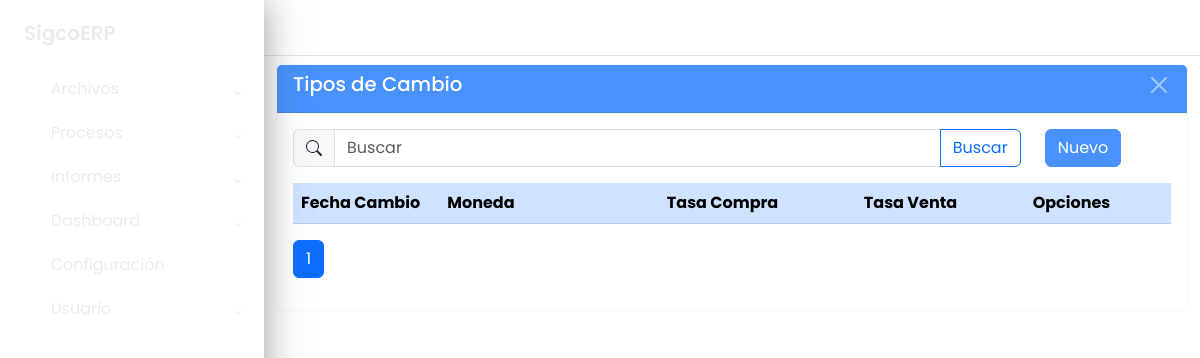
/maestros/tipo_cambio/listar/, run on an earlier commit of the app's database.
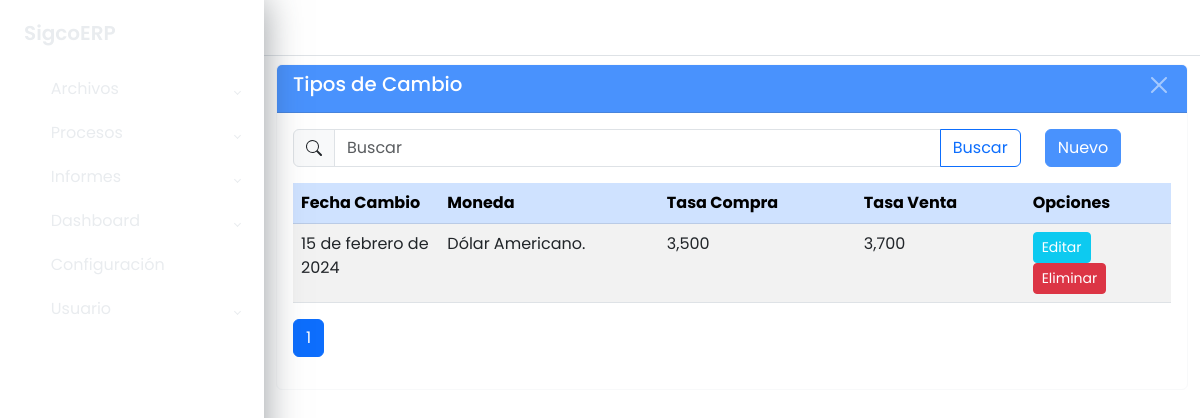
And on a later commit of the database.
### apps/maestros/models/models_base.py (models this page shows, shortened)
class TipoCambio(ModeloBaseGenerico):
	id_tipo_cambio = models.AutoField(primary_key=True)
	id_moneda = models.ForeignKey(Moneda, on_delete=models.PROTECT,
								  null=True, blank=True)
	fecha_cambio = models.DateField(null=True, blank=True)
	tasa_compra = models.DecimalField(max_digits=14, decimal_places=3,
									  null=True, blank=True)
	tasa_venta = models.DecimalField(max_digits=14, decimal_places=3,
									 null=True, blank=True)
	class Meta:
		db_table = 'sgc_tipo_cambio'
		verbose_name = ('Tipo de Cambio')
		verbose_name_plural = ('Tipos de Cambio')
		ordering = ['fecha_cambio', 'id_moneda__nombre_moneda']

class Moneda(ModeloBaseGenerico):
	id_moneda = models.AutoField(primary_key=True)
	nombre_moneda = models.CharField("Nombre Moneda", max_length=20,
									 null=True, blank=True)
	simbolo_moneda = models.CharField("Símbolo Moneda", max_length=5,
									  null=True, blank=True)
	descripcion_moneda = models.CharField("Descripción", max_length=50,
										  null=True, blank=True)
	class Meta:
		db_table = 'sgc_moneda'
		verbose_name = ('Moneda')
		verbose_name_plural = ('Monedas')
		ordering = ['nombre_moneda']

### apps/maestros/views/tipo_cambio_views.py (the view)
class TipoCambioListView(GenericListView):
	model = modelo
	context_object_name = 'datos'
	template_name = f"maestros/{url_list}.html"
	cadena_filtro = "Q(id_moneda__nombre_moneda__icontains=text)"
	extra_context = {
		"titulo": model._meta.verbose_name_plural,
		"url_inicio": url_home,
		"url_create": url_create,
		"url_update": url_update,
		"url_delete": url_delete
	}

### apps/maestros/views/cruds_views_generics.py (called while the page is built)
    def get_queryset(self):
        queryset = super().get_queryset()
        text = self.request.GET.get('buscar', '')
        if text and self.cadena_filtro:
            queryset = queryset.filter(eval(self.cadena_filtro))
        return queryset

    def get_context_data(self, **kwargs):
        context = super().get_context_data(**kwargs)
        context["buscar"] = self.request.GET.get('buscar', '')
        return context

### apps/maestros/templates/maestros/tipo_cambio_list.html (shortened to what this page needs)
{% extends 'base.html' %}
{% block main %}
	<div class="wrapper">
		{% block sidebar %}
			{% include 'sidebar.html' %}
		{% endblock sidebar %}
		{% block maincomponent %}
			<div class="main">
				{% block buttonsidebartoggle %}
					{% include 'buttonsidebartoggle.html' %}
				{% endblock buttonsidebartoggle %}
				{% block principalcomponent %}
					<div class="container-fluid">
						<div class="card border-light mb-3 mt-2">
							<div class="card-header text-white bg-primary opacity-75 d-flex
									justify-content-between">
								<h3>{{ titulo }}</h3>
								<button type="button" class="btn-close btn-close-white"
									aria-label="Close"
									onclick="window.location.href='{% url url_inicio %}'">
								</button>
							</div>
							<div class="card-body">
								<div class="row">
									<div class="col col-10">
										<form method="get">
											<div class="input-group flex-nowrap">
												<span class="input-group-text">
												</span>
												<input type="text" class="form-control" name="buscar"
													value="{{ buscar }}" placeholder="Buscar"
													autocomplete="off">
												<button class="btn btn-outline-primary">
													Buscar
												</button>
											</div>
										</form>
									</div>
									<div class="col col-2">
										<a href="{% url url_create %}"
												class="btn btn-primary opacity-75">
											Nuevo
										</a>
									</div>
								</div>
								<div class="table-responsive mt-3">
									<table class="table table-striped">
										<thead class="table-primary">
											<tr>
												<th class="col-2">Fecha Cambio</th>
												<th class="col-3">Moneda</th>
												<th class="col-auto">Tasa Compra</th>
												<th class="col-auto">Tasa Venta</th>
												<th class="col-2">Opciones</th>
											</tr>
										</thead>
										<tbody>
											{% for dato in datos %}
												<tr>
													<td>{{ dato.fecha_cambio }}</td>
													<td>{{ dato.id_moneda.nombre_moneda }}</td>
													<td>{{ dato.tasa_compra }}</td>
													<td>{{ dato.tasa_venta }}</td>
													<td>
														<a href="{% url url_update dato.pk %}"
																class="btn btn-info text-white btn-sm">
															Editar
														</a>
														<a href="{% url url_delete dato.pk %}"
																class="btn btn-danger text-white btn-sm">
															Eliminar
														</a>
													</td>
												</tr>
											{% endfor %}
										</tbody>
									</table>
									{% block paginador %}
										{% include 'paginador.html' %}
									{% endblock %}
								</div>
							</div>
						</div>
					</div>
				{% endblock principalcomponent %}
			</div>
		{% endblock maincomponent %}
	</div>
{% endblock main %}

What changed in the data, as far as the page shows it:
added TipoCambio: fecha_cambio "15 de febrero de 2024", id_moneda.nombre_moneda "Dólar Americano.", tasa_compra "3,500", tasa_venta "3,700"
